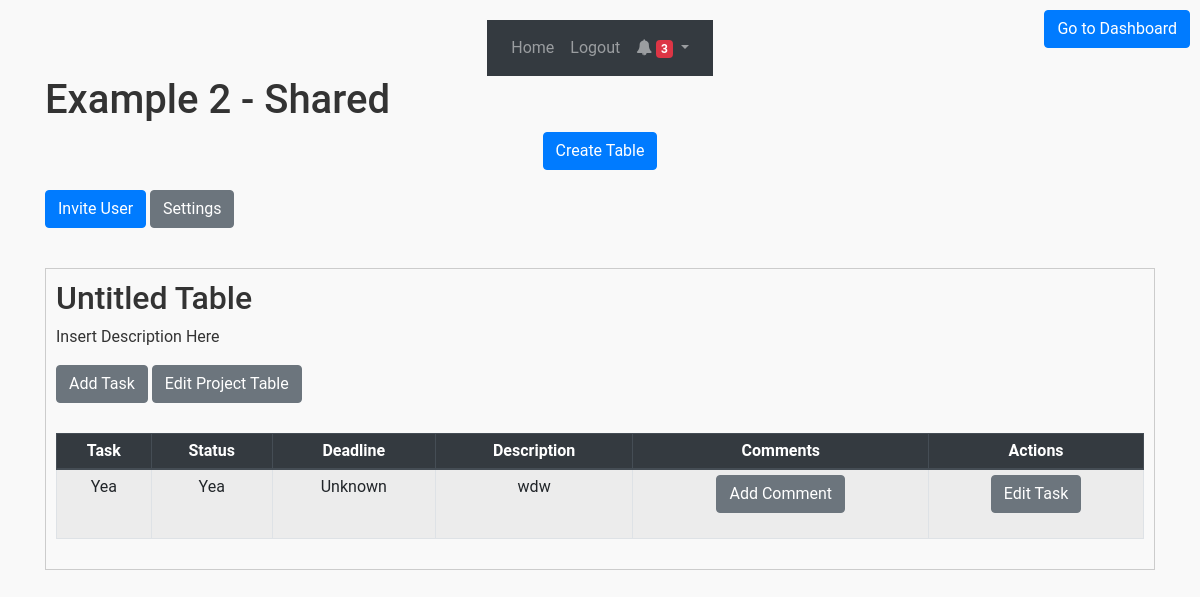
Page /taskmanagement?project_id=2 (signed in) on the committed database.
### Website/models.py (models this page shows)
class Project(db.Model):
    id = db.Column(db.Integer, primary_key=True)
    name = db.Column(db.String(10000))
    description = db.Column(db.String(10000))
    user_id = db.Column(db.Integer, db.ForeignKey('user.id'))
    projecttable = db.relationship('Projecttable', backref='project', foreign_keys='Projecttable.project_id')
    shared_project_id = db.relationship('SharedProject', foreign_keys='SharedProject.project_id')
    shared_project_name = db.relationship('SharedProject', foreign_keys='SharedProject.project_name')

class Projecttable(db.Model):
    id = db.Column(db.Integer, primary_key=True)
    name = db.Column(db.String(10000))
    description = db.Column(db.String(10000))
    user_id = db.Column(db.Integer, db.ForeignKey('user.id'))
    project_id = db.Column(db.Integer, db.ForeignKey('project.id'))
    tasks = db.relationship('Task', backref='projecttable', foreign_keys='Task.projecttable_id')

class Task(db.Model):
    id = db.Column(db.Integer, primary_key=True)
    task_name = db.Column(db.String(10000))
    task_status = db.Column(db.String(10000))
    deadline = db.Column(db.String(10000))
    description = db.Column(db.String(10000))
    user_id = db.Column(db.Integer, db.ForeignKey('user.id'))
    comment_id = db.Column(db.Integer, db.ForeignKey('comment.id'))
    projecttable_id = db.Column(db.Integer, db.ForeignKey('projecttable.id'))
    comment = db.relationship('Comment', backref='Task', foreign_keys='Comment.tasks_id')

### Website/views.py (the view, shortened to what this page needs)
@views.route('/taskmanagement', methods=['GET', 'POST'])
@login_required
def home():
    project_id = request.args.get('project_id')
    if project_id:
        project_id = int(project_id)
    projects = Project.query.filter_by(id=project_id).first()
    projecttables = Projecttable.query.filter_by(project_id=project_id).all()
    shared_projects = SharedProject.query.filter_by(project_id=project_id).all()
    shared_user_ids = [shared_project.shared_user_id for shared_project in shared_projects]
    shared_users = User.query.filter(User.id.in_(shared_user_ids)).all()
    project_tables = Projecttable.query.filter_by(project_id=project_id).all()
    projecttable_id = [projecttable.id for projecttable in project_tables]
    group_task = Task.query.filter(Task.projecttable_id.in_(projecttable_id)).all()
    task_id = [task.id for task in group_task]
    tasks_id = request.args.get('tasks_id')
    comments = Comment.query.filter(Comment.tasks_id.in_(task_id)).all()
    print("Shared Projects:")
    for shared_project in shared_projects:
        print(f"Shared Project ID: {shared_project.project_id}, Name: {shared_project.project_name}")
    return render_template("home.html", user=current_user,project_id = project_id,projecttables=projecttables,
                           shared_projects=shared_projects,shared_users=shared_users,comments=comments,
                           projects=projects)

### Website/__init__.py (called while the page is built)
def create_app():
    app = Flask(__name__, static_folder='static')
    app.config['SECRET_KEY'] = 'hjshjhdjah kjshkjdhjs'
    app.config['SQLALCHEMY_DATABASE_URI'] = f'sqlite:///{DB_NAME}'
    db.init_app(app)
    from .views import views
    from .auth import auth
    app.register_blueprint(views, url_prefix='/')
    app.register_blueprint(auth, url_prefix='/')
    from .models import User, Note
    with app.app_context():
        db.create_all()
    login_manager = LoginManager()
    login_manager.login_view = 'auth.login'
    login_manager.init_app(app)
    @login_manager.user_loader
    def load_user(id):
        return User.query.get(int(id))
    return app

### Website/templates/home.html (shortened to what this page needs)
{% extends "base.html" %}
{% block content %}
<h1>{{ projects.name }}</h1>
<ul class="list-group list-group-flush" id="notes">
  <form method="POST">
  <button  class="btn btn-primary" style="position: absolute; top: 10px; right: 10px;" name = "nav_dashboard">Go to Dashboard</button>
  </form>
</ul>
<div>
  <form method="POST">
  <div align="center">
    <button type="submit" class="btn btn-primary" name="create_table">Create Table</button>
  </div>
  </form>
  <form method="POST">
    {% if shared_users.shared_user_role == "Admin" or current_user.id == projects.user_id%}
      <button type="button" class="btn btn-primary" data-toggle="modal" data-target="#inviteModal">
        Invite User
      </button>
    <button type="button" class="btn btn-secondary" data-toggle="modal" data-target="#settingsModal">
      Settings
    </button>
    {% endif %}
  </form>
</div>
  {% for projecttable in projecttables %}
  {% if projecttable.project_id == project_id %}
  <div style="border: 1px solid #ccc; padding: 10px; margin-top: 20px;">
  <form method="POST">
    <div class="project-table-container">
    <h2>{{ projecttable.name }}</h2>
    <p>{{ projecttable.description }}</p>
    <button type="button" class="btn btn-secondary" data-toggle="modal" data-target="#addTaskModal" onclick="setProjectId({{ projecttable.id }})">Add Task</button>
    <button type="button" class="btn btn-secondary" onclick="editProjectTable('{{ projecttable.id }}', '{{ projecttable.name }}', '{{ projecttable.description }}')"
    data-toggle="modal" data-target="#editProjectTableModal">
      Edit Project Table
    </button>
    <table class="table table-striped table-bordered table-hover table-sm">
      <thead class="thead-dark">
        <tr>
          <th>Task</th>
          <th>Status</th>
          <th>Deadline</th>
          <th>Description</th>
          <th>Comments</th>
          <th>Actions</th>
        </tr>
      </thead>
      <tbody>
        {% for task in projecttable.tasks %}
          <tr>
            <td>{{ task.task_name }}</td>
            <td>{{ task.task_status }}</td>
            <td>{{ task.deadline }}</td>
            <td>{{ task.description }}</td>
            <td>
              <button type="button" class="btn btn-secondary" data-toggle="modal" data-target="#commentModal" onclick="populateComments('{{ task.id }}')">Add Comment</button>
            </td>
            <td>
              <button type="button" class="btn btn-secondary" data-toggle="modal" data-target="#editTaskModal"
                onclick="editTask('{{ task.id }}', '{{ task.task_name }}', '{{ task.task_status }}', '{{ task.deadline }}', '{{ task.description }}')">
                Edit Task
              </button>
            </td>
          </tr>
        {% endfor %}
      </tbody>
    </table>
    </div>
  </form>
  </div>
{% endif %}
{% endfor %}
{% endblock %}

### Website/teamtasker.css (style rules this page uses)
body { font-family: 'Roboto', sans-serif; color: #333; background-color: #f9f9f9; display: flex; flex-direction: column; align-items: center; padding: 20px; }
table { border-collapse: collapse; margin: 10px 0; width: 80%; }
th, td { border: 1px solid #ccc; padding: 8px; text-align: center; }
th { background-color: #f2f2f2; }
button { padding: 10px 20px; font-size: 16px; margin-bottom: 20px; background-color: #007bff; color: #fff; border: none; cursor: pointer; transition: background-color 0.3s; }
.project-table-container { margin-bottom: 20px; }

### rows in the picture
Project: name "Example 2 - Shared"
Projecttable: name "Untitled Table", description "Insert Description Here"
Task: task_name "Yea", task_status "Yea", deadline "Unknown", description "wdw"
